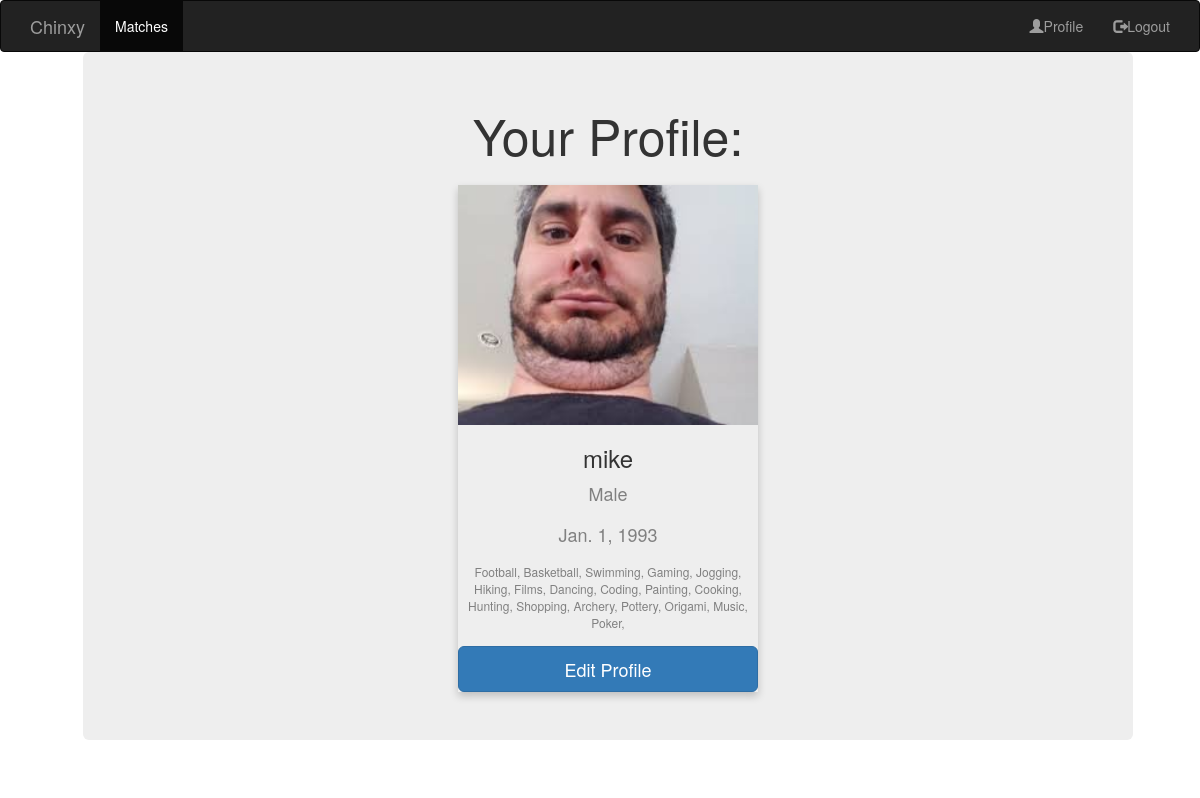
Page /profile/ (signed in) on the committed database.
### mainapp/models.py (models this page shows, shortened)
class Profile(models.Model):
    image = models.ImageField(upload_to="profile_images")
    dob = models.DateField(auto_now=False, auto_now_add=False)

class Member(User):
    profile = models.OneToOneField(
        to=Profile,
        blank=True,
        null=True,
        on_delete=models.CASCADE
    )
    hobbies = models.ManyToManyField(
        to='Hobby',
        blank=True,
        symmetrical=False,
        related_name='related_to'
    )
    likes = models.ManyToManyField(
        to='self',
        blank=True,
        symmetrical=True
    )
    gender = models.ForeignKey('Gender', on_delete=models.CASCADE)

class Gender(models.Model):
    name = models.CharField(max_length=20)
    def __str__(self):
        return self.name

class Hobby(models.Model):
    name = models.CharField(max_length=254)
    desc = models.CharField(max_length=254)

### mainapp/views.py (the view)
    def mod_view(request):
        if 'username' in request.session:
            username = request.session['username']
            try: user = Member.objects.get(username=username)
            except Member.DoesNotExist: raise Http404('Member does not exist')
            return view(request, user)
        else:
            return render(request,'mainapp/invalidlogin.html',{})

### mainapp/views.py (called while the page is built)
def loggedin(view):
    def mod_view(request):
        if 'username' in request.session:
            username = request.session['username']
            try: user = Member.objects.get(username=username)
            except Member.DoesNotExist: raise Http404('Member does not exist')
            return view(request, user)
        else:
            return render(request,'mainapp/invalidlogin.html',{})
    return mod_view

@loggedin
def userProfile(request,user):
    list = []
    for hobs in user.hobbies.all():
        list.append(hobs.name)
    context = {
        'appname': appname,
        'user': user,
        'profile' : user.profile,
        'loggedin': True,
        'hobbies' : list
    }
    return render(request,'mainapp/profile.html',context)

### mainapp/templates/mainapp/profile.html
{% extends "mainapp/base.html" %}
{% load staticfiles %}
{% block content %}
<main class="container">
  <div class="jumbotron text-center" style="width: 1050px; margin-left: 53px;">
    <main class="container" style="margin-top: 0px;">
			<div class="col-sm-16" id="profileDetails" style="margin-top: 0px;">
				<p class="lead" style="font-size: 50px; align-text: center">Your Profile:</p>
				<div class="card" style="box-shadow: 0 4px 8px 0 rgba(0, 0, 0, 0.2); max-width: 300px; margin: auto; text-align: center;">
					<img src={{profile.image.url}} style="width: 100%; height: 240">
					<h3>{{ user.username }}</h3>
					<p class="title" style="color: grey; font-size: 18px;">{{ user.gender }}</p>
          <p class="title" style="color: grey; font-size: 18px;">{{ profile.dob }}</p>
					<p style="color: grey; font-size: 12px;"> {% for hob in hobbies %} {{ hob }}, {% endfor %}</p>
					<a href= "{% url 'editprofile' %}"button type="submit" id="btn" class="btn btn-primary btn-lg center-block">Edit Profile</a>
				</div>
			</div>
		</main>
	</div>
</main>
{% endblock %}

### mainapp/templates/mainapp/base.html (shortened to what this page needs)
{% load staticfiles %}
<html>
<head>
  <link rel="stylesheet" href="https://maxcdn.bootstrapcdn.com/bootstrap/3.3.7/css/bootstrap.min.css">
</head>
<body>
	{% if loggedin %}
	<nav class="navbar navbar-toggleable-md navbar-inverse fixed-top bg-inverse" style="margin-bottom: 0px;">
		<div class="container">
			<div class="navbar-header">
				<div class="navbar-brand">Chinxy</div>
			</div>
			<ul class="nav navbar-nav">
				<li class="active"><a href="{% url 'matches' %}">Matches</a></li>
			</ul>
			<ul class="nav navbar-nav navbar-right">
				<li><a href="{% url 'profile' %}"><span class="glyphicon glyphicon-user"></span>Profile</a></li>
				<li><a href="{% url 'logout' %}"><span class="glyphicon glyphicon-log-out"></span>Logout</a></li>
			</ul>
		</div>
	</nav>
  {% endif %}
	{% block content %}
	{% endblock %}
</body>
</html>

### rows in the picture
Profile: image (picture), dob "Jan. 1, 1993"
Member: gender "Male"
Hobby: hobbies "Football"
Hobby: hobbies "Basketball"
Hobby: hobbies "Swimming"
Hobby: hobbies "Gaming"
Hobby: hobbies "Jogging"
Hobby: hobbies "Hiking"
Hobby: hobbies "Films"
Hobby: hobbies "Dancing"
Hobby: hobbies "Coding"
Hobby: hobbies "Painting"
Hobby: hobbies "Cooking"
Hobby: hobbies "Hunting"
Hobby: hobbies "Shopping"
Hobby: hobbies "Archery"
Hobby: hobbies "Pottery"
Hobby: hobbies "Origami"
Hobby: hobbies "Music"
Hobby: hobbies "Poker"

### other values in the picture
{{ user.username }} "mike"
